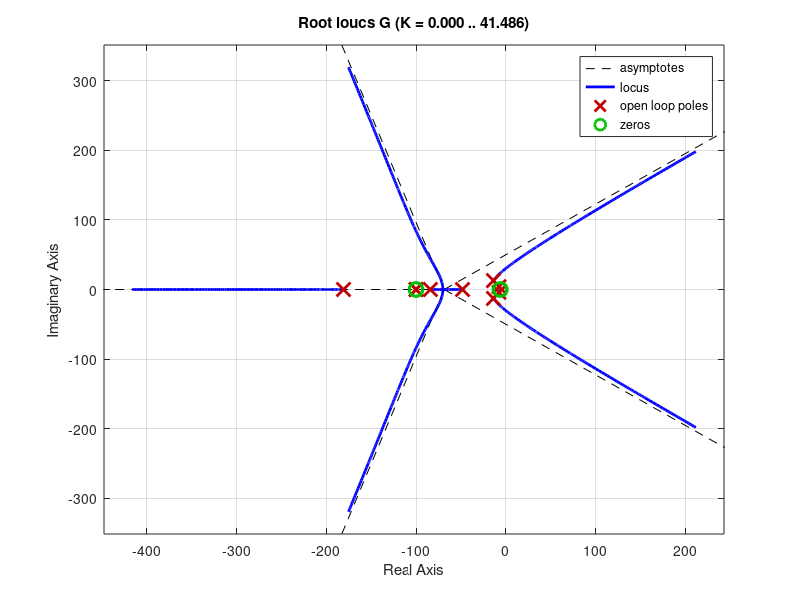

The MATLAB source for this figure:
function [] = DC_motor_drive_system_zpk()
%defining the blocks
G1=tf(1, [0.01 1]);
G2=tf([0.17 1], [0.085 0]);
G3=G1;
G4=tf([0.15 1], [0.051 0]);
G5=tf(70, [0.0067 1]);
G6=tf(0.21, [0.15 1]);
G7=tf(130, [1 0]);
G8=tf(0.212);
G9=tf(0.1, [0.01 1]);
G10=tf(0.0044, [0.01 1]);
SIGN=-1; %all feedbacks are negative
G9with7=G9/G7;% moving the measuring point to be able to solve
%solving each section algebraically 
A=feedback(G6*G7,G8,SIGN);
B=G4*G5*A;
C=feedback(B,G9with7,SIGN);
D=G2*G3;
E=D*C;
F=feedback(E,G10,SIGN);
G=G1*F;
%outputting zpk and step reponse
zpk(G)
G
step(G)
rlocus(G)

end